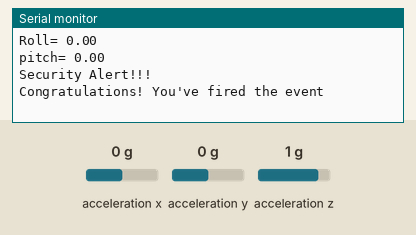
A sketch run on a simulated ESP8266 (NodeMCU). On the bench: the last lines printed to the serial monitor. Wiring (inferred from the names in the program): ADXL345 accelerometer at I2C address 0x53. Inputs (shaded band) come from the test bench; at power-on: acceleration z 1 g, acceleration x 0 g, acceleration y 0 g. WiFi joins after 1.5 s; servers stay silent unless stated; web services answer with replies made up by the test bench.

Above: at 3.0 s.
3.1 s: acceleration z set to 0 g
At 3.2 s:
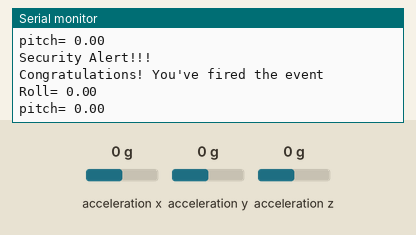
5.7 s: acceleration x set to -1.4 g
At 6.1 s:
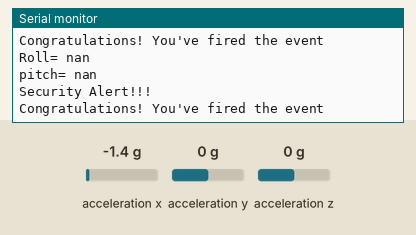
7.3 s: acceleration y set to -1.4 g
At 8.9 s:
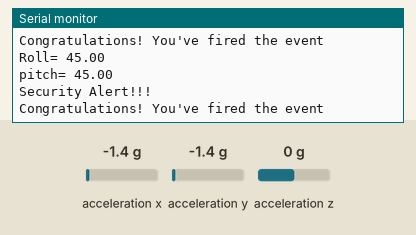
Timing chart, 0 to 10.4 s (numbered marks = the images above; inputs shaded):
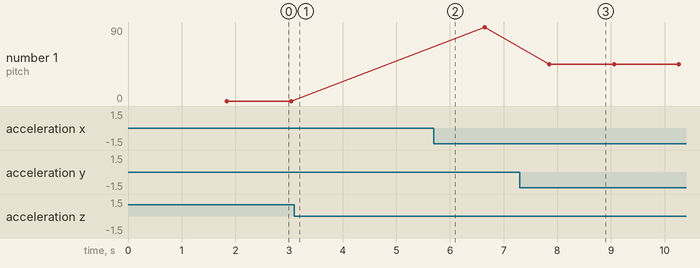

Measured:
- after the input at 7.3 s, the serial monitor: prints a new line after 0.56 s (image 3)
- plotted number 1: 0 → 90 after the input at 5.7 s, 90 → 45 after the input at 7.3 s

The sketch:

move.ino
```cpp
#include<Wire.h>
#define BLYNK_PRINT Serial
#include <Blynk.h>
#include <ESP8266WiFi.h>
#include <ESP8266HTTPClient.h>
#include <BlynkSimpleEsp8266.h>
#include <WiFiClient.h>
#include <Adafruit_Sensor.h>    // Adafruit  sensor library
#include <Adafruit_ADXL345_U.h>

Adafruit_ADXL345_Unified accel = Adafruit_ADXL345_Unified();

#define BLYNK_TEMPLATE_ID "TMPLys5_ytct"
#define BLYNK_TEMPLATE_NAME "Quickstart Template"
#define BLYNK_AUTH_TOKEN "pV9UC8akeogAXjUQMXOM7cgT20Xxe3B6"

char url[] = "http://maker.ifttt.com/trigger/theft/json/with/key/dc7nk9hR4mIbsvkkYF77Y3";
char auth[] = "pV9UC8akeogAXjUQMXOM7cgT20Xxe3B6";       // You should get Auth Token in the Blynk App.
char ssid[] = "..";                       // Your WiFi credentials.
char pass[] = "deoa zabe na";

const int adxl345=0x53;
double AcX,AcY,AcZ,Tmp,GyX,GyY,GyZ,roll,pitch,rollF = 0,pitchF = 0;

int minVal=265;
int maxVal=402;

double x;
double y;
double z;

void setup(){
  Serial.begin(9600);
  Wire.begin();
  Wire.beginTransmission(adxl345);
  Wire.write(0x2D);
  Wire.write(8);
  Wire.endTransmission();
  Blynk.begin(auth, ssid, pass);
  //Off-set Calibration
  //X-axis
  Wire.beginTransmission(adxl345);
  Wire.write(0x1E);
  Wire.write(1);
  Wire.endTransmission();
  delay(10);
  //Y-axis
  Wire.beginTransmission(adxl345);
  Wire.write(0x1F);
  Wire.write(-2);
  Wire.endTransmission();
  delay(10);

  //Z-axis
  Wire.beginTransmission(adxl345);
  Wire.write(0x20);
  Wire.write(-9);
  Wire.endTransmission();
  delay(10);
 }
void loop(){
  Blynk.run();

  Wire.beginTransmission(adxl345);
  Wire.write(0x32);
  Wire.endTransmission(false);
  Wire.requestFrom(adxl345,6,true);
  AcX=(Wire.read()|Wire.read()<<8);
  AcX = AcX/256;
  AcY=(Wire.read()|Wire.read()<<8);
  AcY = AcY/256;
  AcZ=(Wire.read()|Wire.read()<<8);
  AcZ = AcZ/256;
  int xAng = map(AcX,minVal,maxVal,-90,90);
  int yAng = map(AcY,minVal,maxVal,-90,90);
  int zAng = map(AcZ,minVal,maxVal,-90,90);

  roll = atan(AcY / sqrt(pow(AcX, 2) + pow(AcZ, 2))) * 180 / PI;
  pitch = atan(AcX/ sqrt(pow(AcY, 2) + pow(AcZ, 2))) * 180 / PI;

  rollF = 0.94 * roll + 0.06 * roll;
  pitchF = 0.94 * pitch + 0.06 * pitch;

  x= RAD_TO_DEG * (atan2(-yAng, -zAng)+PI);
  y= RAD_TO_DEG * (atan2(-xAng, -zAng)+PI);
  z= RAD_TO_DEG * (atan2(-yAng, -xAng)+PI);

  Serial.print("Roll= ");
  Serial.println(roll);

  Serial.print("pitch= ");
  Serial.println(pitch);

//  rollF = roll, pitchF = pitch;


//  Serial.print("x= ");
//  Serial.println(AcX);
//
//  Serial.print("y= ");
//  Serial.println(AcY);
//
//  Serial.print("z= ");
//  Serial.println(AcZ);

//  sensors_event_t event;
// accel.getEvent(&event);
// Serial.print("Xacc: ");
// Serial.print(event.acceleration.x);
// Serial.print("  ");
//  Serial.print("Yacc: ");
// Serial.print(event.acceleration.y);
// Serial.print("  ");
//  Serial.print("Zacc: ");
// Serial.print(event.acceleration.z);
// Serial.print("  ");
// Serial.println("m/s^2 ");

//  Serial.print("AngleX= ");
//  Serial.println(x);
//
//  Serial.print("AngleY= ");
//  Serial.println(y);
//
//  Serial.print("AngleZ= ");
//  Serial.println(z);
//  Serial.println("-----------------------------------------");

  Blynk.virtualWrite(V2, roll);
  Blynk.virtualWrite(V4, pitch);
//  Blynk.virtualWrite(V6, z);

  if(1){
    if (WiFi.status() == WL_CONNECTED) {
    HTTPClient http;
    WiFiClient wf;
    http.begin(wf,url);               // Specify request destination
        int httpCode = http.GET();          // Send the request
        Serial.println("\n\n\nSecurity Alert!!!\n\n\n");

        if (httpCode > 0) {
          //Check the returning code

          String payload = http.getString();   // Get the request response payload
          Serial.println(payload);             // Print the response payload

        }

        http.end();
  }
  delay(1000);
  }
  rollF = roll, pitchF = pitch;
}
```
